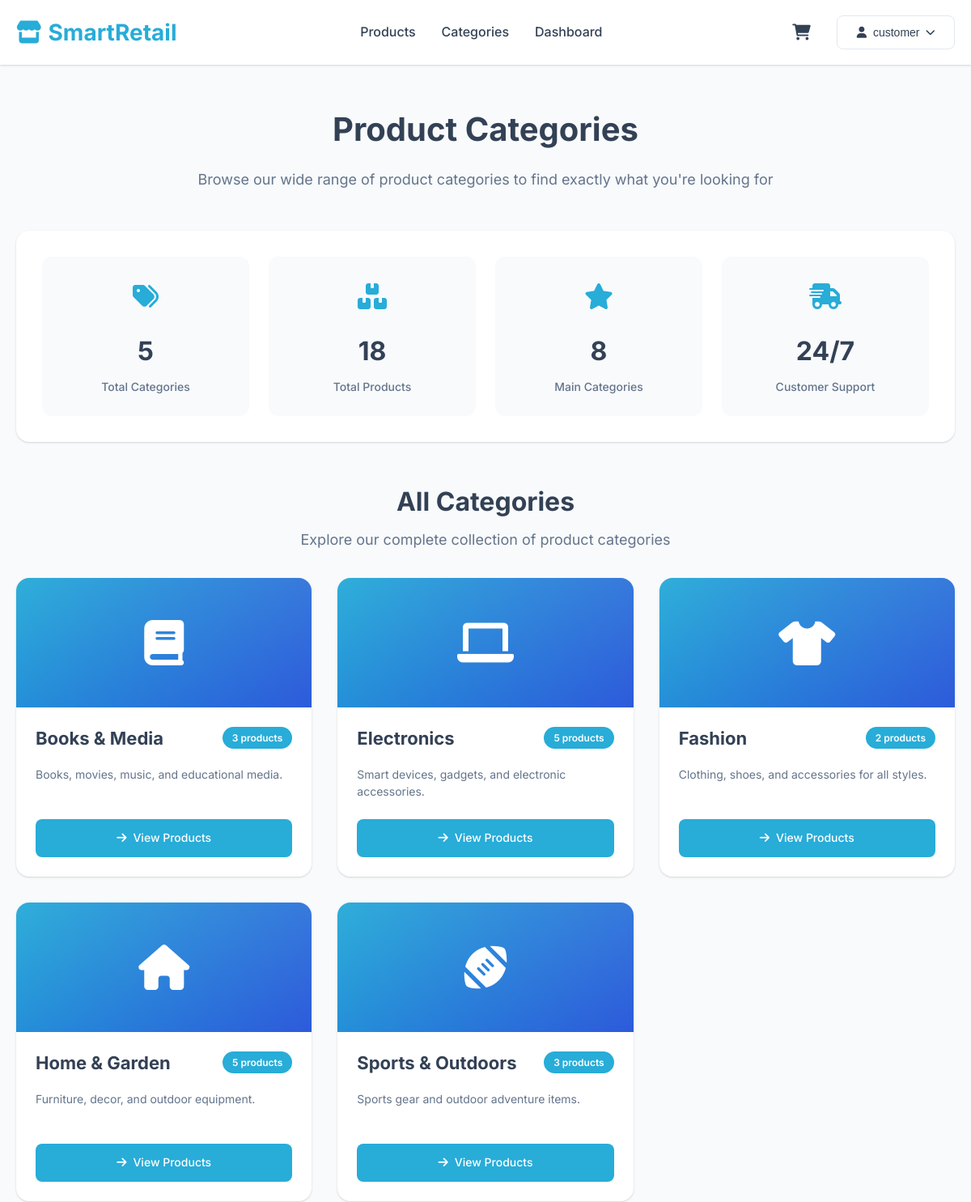
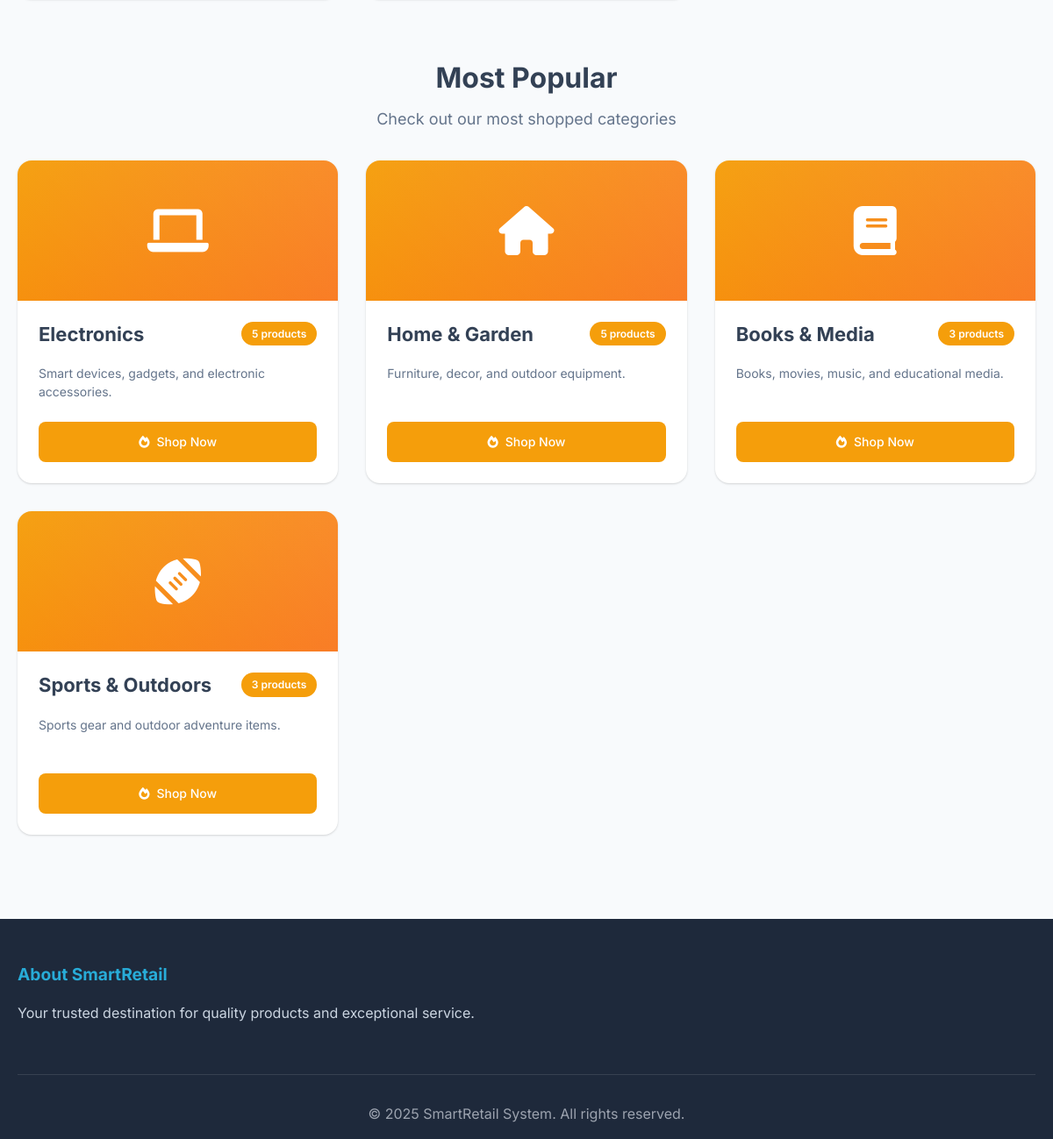
The app's page /views/categories/category.php (signed in) with its own data (2 pictures, top to bottom).
### tables this page shows
CREATE TABLE categories (
    id INT UNSIGNED AUTO_INCREMENT PRIMARY KEY,
    name VARCHAR(255) NOT NULL UNIQUE,
    description TEXT,
    created_at TIMESTAMP DEFAULT CURRENT_TIMESTAMP
);

### models/Category.php (called while the page is built, shortened)
<?php
class Category {
    private $conn;
    public function __construct($db) {
        $this->conn = $db;
    }
    public function getCategoriesWithProductCount() {
        $query = "SELECT
                c.id,
                c.name,
                c.description,
                COUNT(p.id) as product_count
              FROM categories c
              LEFT JOIN products p ON c.id = p.category_id
              GROUP BY c.id, c.name, c.description
              ORDER BY c.name";
        $stmt = $this->conn->prepare($query);
        $stmt->execute();
        return $stmt->fetchAll(PDO::FETCH_ASSOC);
    }
    public static function getCategoryIcon($category_name) {
        $icons = [
            'electronics' => 'fas fa-laptop',
            'fashion' => 'fas fa-tshirt',
            'home' => 'fas fa-home',
            'sports' => 'fas fa-football-ball',
            'books' => 'fas fa-book',
            'garden' => 'fas fa-seedling'
        ];
        $category_lower = strtolower($category_name);
        foreach ($icons as $key => $icon) {
            if (strpos($category_lower, $key) !== false) {
                return $icon;
            }
        }
        return 'fas fa-tag';
    }
}
?>

### views/categories/category.php (the view, shortened to what this page needs)
<?php
require_once '../../models/Category.php';
$username = $_SESSION['username'];
try {
    $database = new Database();
    $db = $database->getConnection();
    $categoryModel = new Category($db);
} catch (Exception $e) {
    error_log("Database connection failed: " . $e->getMessage());
    $categoryModel = null;
}
$categories = [];
if ($categoryModel) {
    try {
        $categories_data = $categoryModel->getCategoriesWithProductCount();
        $categories = [];
        foreach ($categories_data as $row) {
            $row['icon'] = Category::getCategoryIcon($row['name']);
            $categories[] = $row;
        }
    } catch (Exception $e) {
        error_log("Error fetching categories: " . $e->getMessage());
        $categories = getDemoCategories();
    }
} else {
    $categories = getDemoCategories();
}
?>
<!DOCTYPE html>
<html lang="en">
<head>
    <link rel="stylesheet" href="../../assets/css/style.min.css">
    <link href="https://cdnjs.cloudflare.com/ajax/libs/font-awesome/6.0.0/css/all.min.css" rel="stylesheet">
</head>
<body>
    <header class="header">
        <div class="container">
            <div class="header-content">
                <a href="/" class="logo desktop-logo">
                    <i class="fas fa-store"></i>
                    SmartRetail
                </a>
                <nav>
                    <ul class="nav-links">
                        <li><a href="../products/products.php">Products</a></li>
                        <li><a href="../categories/category.php">Categories</a></li>
                        <li><a href="../../dashboard.php">Dashboard</a></li>
                    </ul>
                </nav>
                <div class="header-actions">
                    <a href="../cart/cart.php" class="cart-icon" title="Shopping Cart">
                        <i class="fas fa-shopping-cart"></i>
                    </a>
                    <div class="user-menu">
                        <button class="btn btn-outline" id="userMenuButton" style="display: flex; align-items: center; gap: 0.5rem;">
                            <i class="fas fa-user"></i>
                            <?php echo htmlspecialchars($username); ?>
                            <i class="fas fa-chevron-down" style="font-size: 0.75rem;"></i>
                        </button>
                    </div>
                </div>
            </div>
        </div>
    </header>
    <section class="categories-page">
        <div class="container">
            <div class="page-header">
                <h1>Product Categories</h1>
                <p>Browse our wide range of product categories to find exactly what you're looking for</p>
            </div>
            <div class="stats-section">
                <div class="stats-grid">
                    <div class="stat-card">
                        <div class="stat-icon">
                            <i class="fas fa-tags"></i>
                        </div>
                        <div class="stat-number"><?php echo count($categories); ?></div>
                        <div class="stat-label">Total Categories</div>
                    </div>
                    <div class="stat-card">
                        <div class="stat-icon">
                            <i class="fas fa-boxes"></i>
                        </div>
                        <div class="stat-number"><?php echo array_sum(array_column($categories, 'product_count')); ?></div>
                        <div class="stat-label">Total Products</div>
                    </div>
                    <div class="stat-card">
                        <div class="stat-icon">
                            <i class="fas fa-star"></i>
                        </div>
                        <div class="stat-number">8</div>
                        <div class="stat-label">Main Categories</div>
                    </div>
                    <div class="stat-card">
                        <div class="stat-icon">
                            <i class="fas fa-shipping-fast"></i>
                        </div>
                        <div class="stat-number">24/7</div>
                        <div class="stat-label">Customer Support</div>
                    </div>
                </div>
            </div>
            <div class="section-header">
                <h2>All Categories</h2>
                <p>Explore our complete collection of product categories</p>
            </div>
            <?php if (!empty($categories)): ?>
                <div class="categories-grid" id="categoriesGrid">
                    <?php foreach ($categories as $category): ?>
                    <a href="../products/products.php?category=<?php echo $category['id']; ?>" class="category-card">
                        <div class="category-icon">
                            <i class="<?php echo $category['icon']; ?>"></i>
                        </div>
                        <div class="category-info">
                            <div class="category-header">
                                <h3 class="category-name"><?php echo htmlspecialchars($category['name']); ?></h3>
                                <span class="product-count"><?php echo $category['product_count']; ?> products</span>
                            </div>
                            <p class="category-description"><?php echo htmlspecialchars($category['description'] ?? 'Discover amazing products in this category'); ?></p>
                            <div class="btn btn-primary view-products-btn">
                                <i class="fas fa-arrow-right"></i>
                                View Products
                            </div>
                        </div>
                    </a>
                    <?php endforeach; ?>
                </div>
            <?php endif; ?>
            <?php if (!empty($categories)): ?>
            <div class="popular-categories">
                <div class="section-header">
                    <h2>Most Popular</h2>
                    <p>Check out our most shopped categories</p>
                </div>
                <div class="categories-grid">
                    <?php
                    $popular_categories = $categories;
                    usort($popular_categories, function($a, $b) {
                        return $b['product_count'] - $a['product_count'];
                    });
                    $popular_categories = array_slice($popular_categories, 0, 4);
                    ?>
                    <?php foreach ($popular_categories as $category): ?>
                    <a href="../products/products.php?category=<?php echo $category['id']; ?>" class="category-card">
                        <div class="category-icon" style="background: linear-gradient(135deg, var(--accent-color) 0%, #f97316 100%);">
                            <i class="<?php echo $category['icon']; ?>"></i>
                        </div>
                        <div class="category-info">
                            <div class="category-header">
                                <h3 class="category-name"><?php echo htmlspecialchars($category['name']); ?></h3>
                                <span class="product-count" style="background: var(--accent-color);"><?php echo $category['product_count']; ?> products</span>
                            </div>
                            <p class="category-description"><?php echo htmlspecialchars($category['description'] ?? 'Popular products in this category'); ?></p>
                            <div class="btn btn-primary view-products-btn" style="background: var(--accent-color);">
                                <i class="fas fa-fire"></i>
                                Shop Now
                            </div>
                        </div>
                    </a>
                    <?php endforeach; ?>
                </div>
            </div>
            <?php endif; ?>
        </div>
    </section>
    <footer class="footer">
        <div class="container">
            <div class="footer-content">
                <div class="footer-section">
                    <h3>About SmartRetail</h3>
                    <p>Your trusted destination for quality products and exceptional service.</p>
                </div>
            </div>
            <div class="footer-bottom">
                <p>&copy; <?php echo date('Y'); ?> SmartRetail System. All rights reserved.</p>
            </div>
        </div>
    </footer>
</body>
</html>

### records on screen
categories: name "Books & Media", product_count "3", description "Books, movies, music, and educational media."
categories: name "Electronics", product_count "5", description "Smart devices, gadgets, and electronic accessories."
categories: name "Fashion", product_count "2", description "Clothing, shoes, and accessories for all styles."
categories: name "Home & Garden", product_count "5", description "Furniture, decor, and outdoor equipment."
categories: name "Sports & Outdoors", product_count "3", description "Sports gear and outdoor adventure items."

### other values on screen
$username "customer"
count($categories) "5"
array_sum(array_column($categories, 'product_count')) "18"
